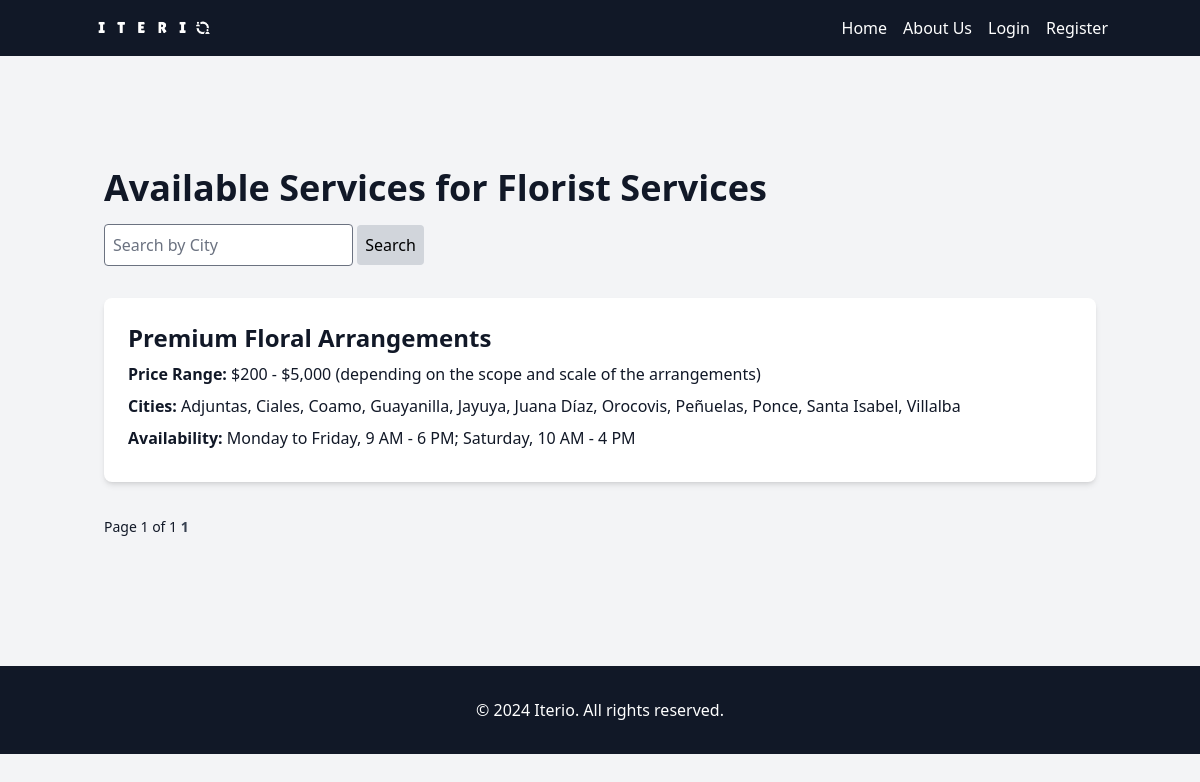
The app's page /Event Services/35/ with its own data.
### iterio_app/models.py (models this page shows, shortened)
class SubCategory(models.Model):
    name = models.CharField(max_length=100)
    category = models.ForeignKey(Category, on_delete=models.CASCADE, related_name='subcategories')
    def __str__(self):
        return self.name
    class Meta:
        verbose_name_plural = 'Sub-categories'

class Service(models.Model):
    name = models.CharField(max_length=100)
    description = models.TextField()
    price_range = models.CharField(max_length=100, blank=True)
    category = models.ForeignKey(Category, on_delete=models.CASCADE, related_name='services', default=11)
    subcategory = models.ForeignKey(SubCategory, on_delete=models.CASCADE, related_name='services')
    cities = models.ManyToManyField(City, related_name='services')
    picture = models.ImageField(upload_to='service_pictures', blank=True, null=True)
    availability = models.TextField(blank=True)
    contact_info = models.TextField(blank=True)

class City(models.Model):
    name = models.CharField(max_length=100, unique=True)

### iterio_app/views.py (the view)
# urls.py: path('<str:desired_category>/<int:subcategory_id>/', views.available_services, name='available_services'),
def available_services(request, desired_category, subcategory_id):
    subcategory = get_object_or_404(SubCategory, id=subcategory_id)
    services = subcategory.services.all()
    query = request.GET.get('q')
    if query:
        services = services.filter(cities__name__icontains=query).distinct()
    paginator = Paginator(services, 5) # Show 5 services per page
    page_number = request.GET.get('page')
    page_obj = paginator.get_page(page_number)
    context = {
        'services': services,
        'subcategory': subcategory,
        'page_obj': page_obj,
        'query': query
    }
    return render(request, 'iterio_app/available_services.html', context)

### iterio_app/models.py (called while the page is built)
    def __str__(self):
        return self.name

### iterio_app/templates/iterio_app/available_services.html (shortened to what this page needs)
{% extends 'main.html' %}
{% load static %}
{% load static tailwind_tags %}
{% block content %}
<br>
<br>
<section class="mb-16">
    <div class="container mx-auto py-8">
        <h1 class="text-4xl font-bold mb-4">Available Services for {{ subcategory.name }}</h1>
        <form method="GET" action="" class="mb-8">
            <input type="text" name="q" placeholder="Search by City" value="{{ request.GET.q }}" class="p-2 border rounded">
            <button type="submit" class="p-2 bg-gray-300 text-black rounded">Search</button>
        </form>
        <div class="grid-cols-1 gap-6">
            {% if not page_obj %}
                <p>No services available at this time.</p>
            {% else %}
                {% for service in page_obj %}
                    <div class="bg-white p-6 rounded-lg shadow-md hover:scale-105">
                        <a href="{% url 'book_service' service.id %}">
                            <h2 class="text-2xl font-semibold mb-2">{{ service.name }}</h2>
                            <p class="mb-2"><strong>Price Range:</strong> {{ service.price_range }}</p>
                            <p class="mb-2"><strong>Cities:</strong>
                                {% for city in service.cities.all %}
                                    {{ city.name }}{% if not forloop.last %}, {% endif %}
                                {% endfor %}
                            </p>
                            <p class="mb-2"><strong>Availability:</strong> {{ service.availability }}</p>
                        </a>
                    </div>
                {% endfor %}
            {% endif %}
        </div>
        <div class="mt-8">
            <span class="text-sm">
                Page {{ page_obj.number }} of {{ page_obj.paginator.num_pages }}
            </span>
            <div class="inline-block">
                {% for num in page_obj.paginator.page_range %}
                    {% if page_obj.number == num %}
                        <span class="text-sm text-gray-700 font-bold">{{ num }}</span>
                    {% elif num > page_obj.number|add:'-3' and num < page_obj.number|add:'3' %}
                        <a href="?page={{ num }}&q={{ query }}" class="text-sm text-gray-700 hover:text-gray-900">{{ num }}</a>
                    {% endif %}
                {% endfor %}
            </div>
        </div>
    </div>
</section>
{% endblock %}

### templates/main.html (style rules this page uses)
html, body { height: 100%; }
body { display: flex; flex-direction: column; }

### records on screen
SubCategory: name "Florist Services"
Service: name "Premium Floral Arrangements", price_range "$200 - $5,000 (depending on the scope and scale of the arrangements)", availability "Monday to Friday, 9 AM - 6 PM; Saturday, 10 AM - 4 PM"
City: name "Adjuntas"
City: name "Ciales"
City: name "Coamo"
City: name "Guayanilla"
City: name "Jayuya"
City: name "Juana Díaz"
City: name "Orocovis"
City: name "Peñuelas"
City: name "Ponce"
City: name "Santa Isabel"
City: name "Villalba"

### other values on screen
{{ page_obj.number }} "1"
{{ page_obj.paginator.num_pages }} "1"
{{ num }} "1"
